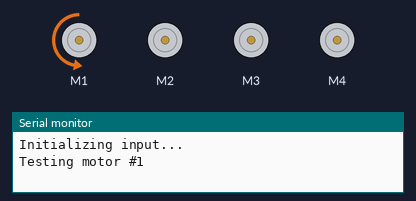
The sketch below on a simulated Arduino Uno, built with avr-gcc and run on an emulated ATmega328P. Shown: 4 × DC motor (green arrow = forward, orange = backward, longer = faster), the last lines printed to the serial monitor.

Above: at 0.5 s.
At 1.5 s:
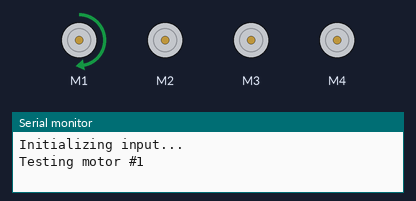
At 3.5 s:
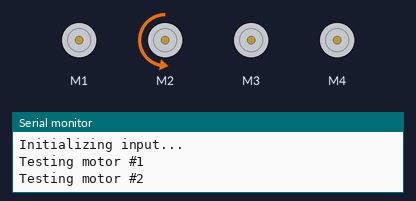
At 6.5 s:
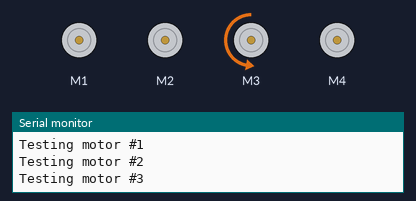
At 9.5 s:
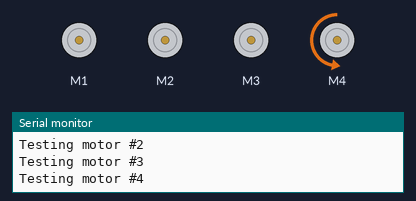
At 12.5 s:
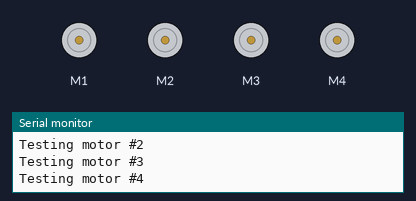
Timing chart, 0 to 18.2 s (numbered marks = the images above):
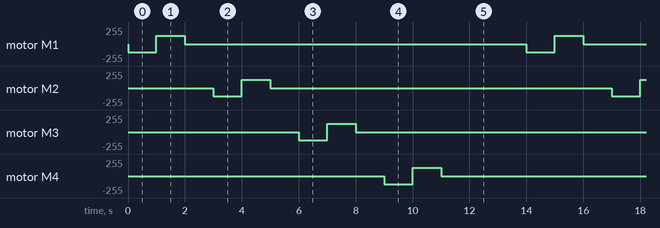

The sketch:

dollbot_motor_test.ino
```cpp
/*
  dollbot_motor_test: Test the four motors in both directions.

  This sketch sequentially powers up and down the four motors in dollbot. Use it to verify correct installation of the thrusters, motors, motor shield and batteries. This also makes for a nice way of testing the waterproofing of the motors while spinning, just make sure your electronics and batteries
  are wateproofed.

  http://splashbots.blogspot.com/

*/

#include <Wire.h>
#include <Adafruit_MotorShield.h>

#define DEBUG

#define MOTOR_MAX 255
#define TEST_DELAY 1000

// Create the motor shield object with the default I2C address
Adafruit_MotorShield AFMS = Adafruit_MotorShield();

// Select which 'port' M1, M2, M3 or M4. In this case, M1
Adafruit_DCMotor *motor2 = AFMS.getMotor(2);
Adafruit_DCMotor *motor3 = AFMS.getMotor(3);
Adafruit_DCMotor *motor4 = AFMS.getMotor(4);

void setup() {
  // Initialize serial communications
  Serial.begin(9600);
  Serial.println("Initializing input...");

  AFMS.begin();  // create with the default frequency 1.6KHz
}

void motorTest(int motorNumber) {
 Adafruit_DCMotor *motor = AFMS.getMotor(motorNumber);

#ifdef DEBUG
 Serial.print("Testing motor #");
 Serial.print(motorNumber);
 Serial.print("\n");
#endif

 motor->setSpeed(MOTOR_MAX / 2);
 motor->run(BACKWARD);
 delay(TEST_DELAY);
 motor->run(FORWARD);
 delay(TEST_DELAY);
 motor->run(RELEASE);
 delay(TEST_DELAY);
}

void loop() {

    for (int i=1; i <= 4; i++) {
        motorTest(i);
    }

    delay(2 * TEST_DELAY);
}
```

Measured:
- by itself, motor M1–4: repeats every 14.0 s: forward 127/255 1.0 s, stopped 12.0 s, backward 127/255 1.0 s
